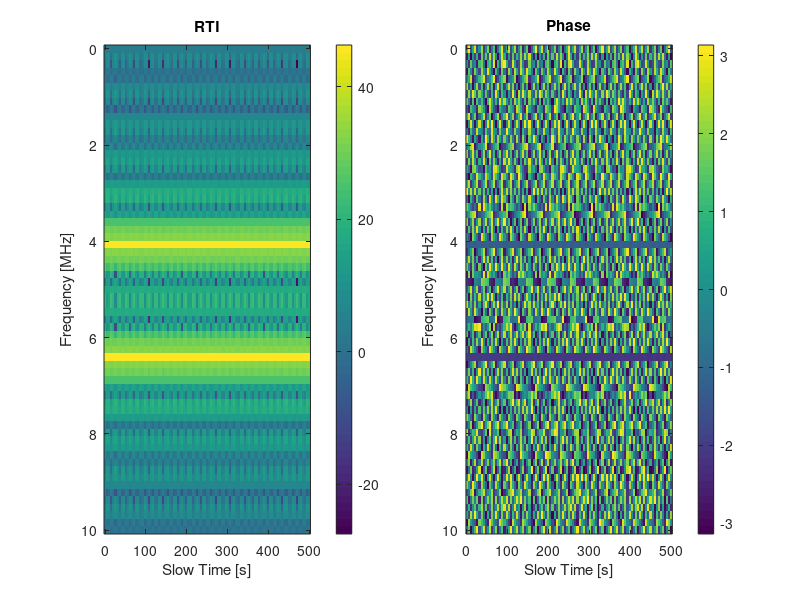

The MATLAB script that drew this image:
%% Simulation parameters
                                                       
LEN = 32768;
FRAC_NUM = 671089;
F_ref = 4.0625; %getVco(FRAC_NUM)*10^6;
T_ramp = 5; %LEN/(100e6);
PRF = 1/T_ramp;
phi = 0;

F_s = 20; %125e6/32;   

n_ramps = 100;
ns_ramp = floor(F_s*T_ramp);
ns_fft = 2^nextpow2(ns_ramp);
ns_dataset = ns_ramp*n_ramps;
ns_profile = ns_fft/2 + 1;

RTI = zeros(ns_profile, n_ramps - 1);

t_raw  = linspace(0, (ns_dataset - 1)/F_s, ns_dataset);
t_beat = linspace(0, (ns_ramp - 1)/F_s, ns_ramp);
f_profile = linspace(0, F_s/2, ns_profile); 

raw_data = exp(1i*2*pi*F_ref*t_raw + phi) + exp(1i*2*pi*(6.4062)*t_raw + phi);

%% Per-pulse processing
for i = 1 : n_ramps
     
    start = floor(i*F_s*T_ramp);
    stop  = start + ns_ramp - 1;   
    
    if(stop > ns_dataset)
        continue;
    end;
    
    correction = exp(-1i*(2*pi)*mod(i*T_ramp*(f_profile), 1)); 
    
%     figure(1);
%     plot(f_profile, angle(correction)); 
%     title('Phase vs Frequency over one PRF');
%     xlabel('Frequency');
%     ylabel('Phase');
%     xlim([0 PRF]);
%     ylim([-pi pi]);    
    
    beat = raw_data(start : stop);    
    
    %beat = beat.*hamming(ns_ramp)';     
    
    chop_fft = fft(beat, ns_fft);     
    
    chop_profile = chop_fft(1 : ns_profile);    
    
    chop_profile = chop_profile.*correction;
    
    RTI(:, i) = chop_profile;        
        
    figure(2);

%     subplot(1,3,1);
%     plot(t_beat, real(beat));
%     title('Time Domain');
%     xlabel('Time [s]');
%     ylabel('Amplitude');
%     %xlim([0 0.1]);
%     
%     subplot(1,3,2);
%     plot(f_profile, log(abs(chop_profile)));
%     title('Freq Domain Mag');
%     xlabel('Frequency [MHz]');
%     ylabel('Amplitude [dB]');
%     %ylim([80 160]);  
%     %xlim([-0.1 (max(f_fft) + 0.1)]);
%     
%     subplot(1,3,3);
%     plot(f_profile, angle(chop_profile));
%     title('Freq Domain Phase');
%     xlabel('Frequency [MHz]');
%     ylabel('Phase');
%     %ylim([80 160]);  
%     %xlim([-0.1 (max(f_fft) + 0.1)]);
% 
%     pause;

end;

figure(3);
subplot(1, 2, 1);
imagesc(t_raw, f_profile, 10*log(abs(RTI)));
title('RTI');
ylabel('Frequency [MHz]');
xlabel('Slow Time [s]');  
%ylim([1.89 1.91]);
%caxis([-50 100]);
colorbar;

subplot(1, 2, 2);
imagesc(t_raw, f_profile, angle(RTI));
title('Phase');
ylabel('Frequency [MHz]');
xlabel('Slow Time [s]');  
%ylim([1.89 1.91]);
colorbar;
